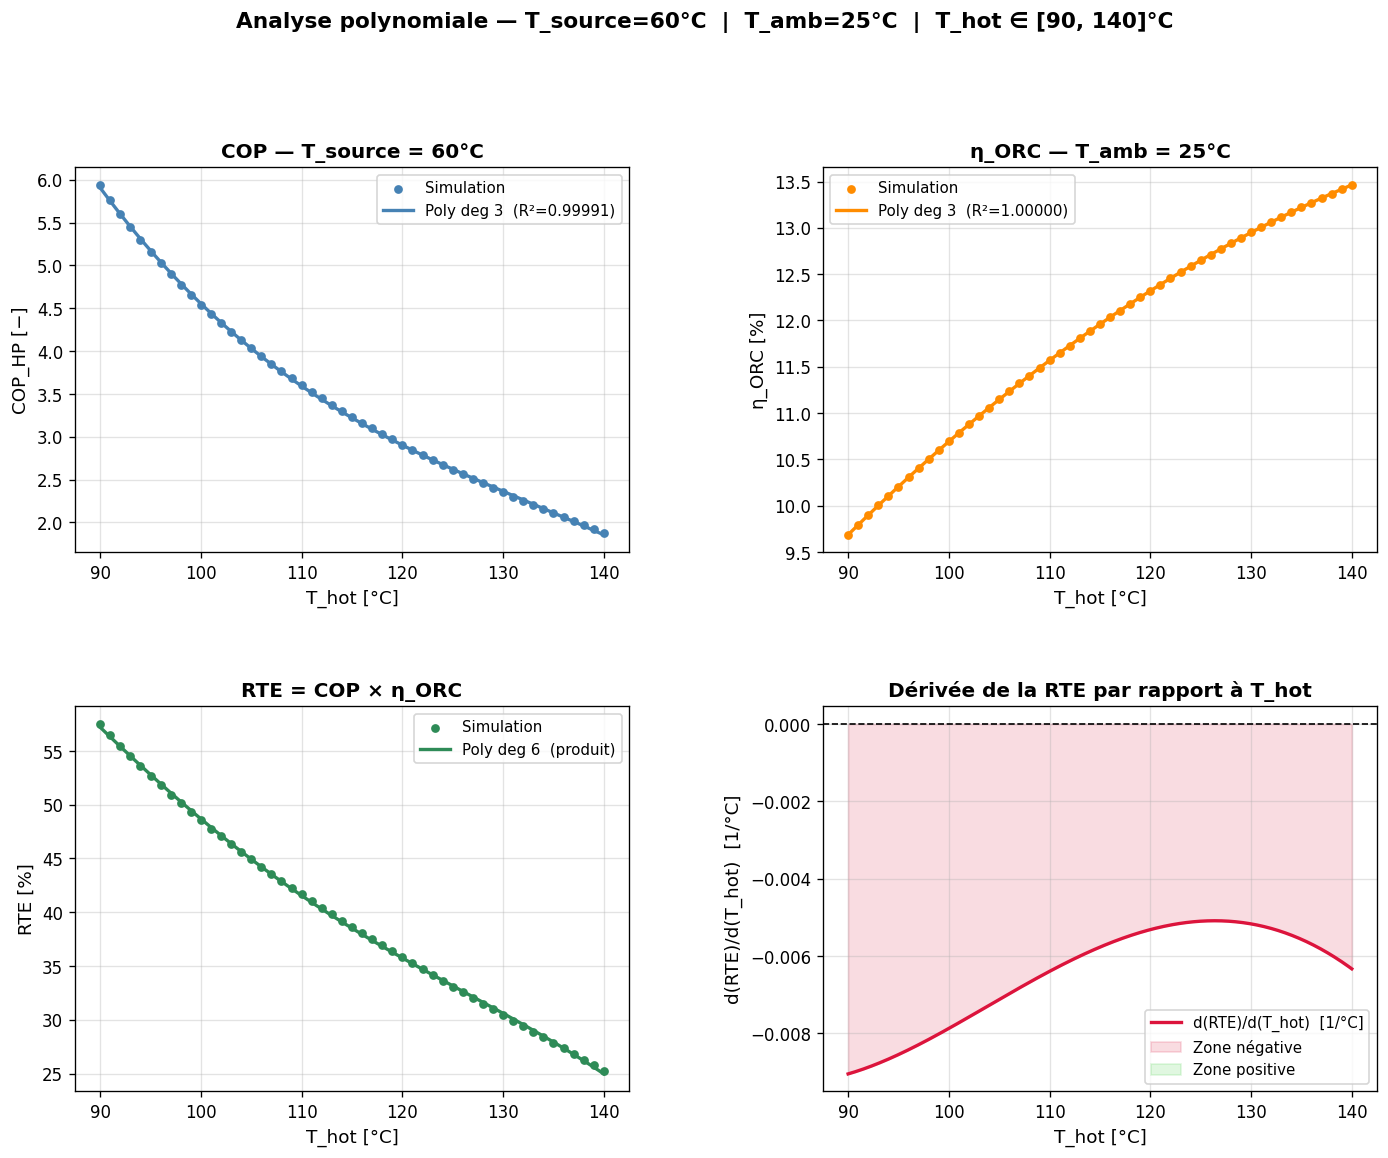

This chart was generated by the following Python code:
"""
Polynomial Regression Analysis - Carnot Battery
================================================
- COP_HP(T_hot)   : T_source = 60°C, T_hot in [90, 140] °C
- eta_ORC(T_hot)  : T_amb   = 25°C, T_hot in [90, 140] °C
- RTE(T_hot)      = COP_HP(T_hot) × eta_ORC(T_hot)
- d(RTE)/d(T_hot) via symbolic derivation of polynomial product
"""

import sys
import os
sys.path.insert(0, os.path.dirname(__file__))

import numpy as np
import matplotlib.pyplot as plt
import matplotlib.gridspec as gridspec
from carnot_battery import CarnotBattery, Config

# ==============================================================================
# 1. Generate data — fine T_hot grid
# ==============================================================================

config = Config()

T_hot_range = np.arange(90, 141, 1)   # 90 → 140 °C inclusive, step 1°C
T_source_fixed = 60.0                  # °C
T_amb_fixed    = 25.0                  # °C

# COP depends only on T_source and T_hot → pick any T_amb (won't affect result)
# eta_ORC depends only on T_hot and T_amb → pick any T_source (won't affect result)

COP_data     = []
eta_ORC_data = []

print("Computing COP and eta_ORC over T_hot = 90 … 140 °C …")
for T_hot in T_hot_range:
    # COP — T_source=60, T_amb arbitrary
    b_cop = CarnotBattery(T_source=T_source_fixed, T_amb=T_amb_fixed,
                          T_hot=float(T_hot), config=config)
    cop, _ = b_cop.calc_hp_cycle()

    # eta_ORC — T_amb=25, T_source arbitrary
    b_orc = CarnotBattery(T_source=T_source_fixed, T_amb=T_amb_fixed,
                          T_hot=float(T_hot), config=config)
    eta, _ = b_orc.calc_orc_cycle()

    COP_data.append(cop)
    eta_ORC_data.append(eta)

COP_data     = np.array(COP_data)
eta_ORC_data = np.array(eta_ORC_data)
RTE_data      = COP_data * eta_ORC_data

print(f"  COP range      : {COP_data.min():.3f} – {COP_data.max():.3f}")
print(f"  eta_ORC range  : {eta_ORC_data.min():.4f} – {eta_ORC_data.max():.4f}")
print(f"  RTE range      : {RTE_data.min()*100:.2f}% – {RTE_data.max()*100:.2f}%")

# ==============================================================================
# 2. Polynomial regression
# ==============================================================================

# Centre T_hot for numerical stability
T_center = (T_hot_range.min() + T_hot_range.max()) / 2   # 115 °C
T_norm   = T_hot_range - T_center

# Degree selection: try 2 and 3, keep 3 (better fit)
DEG_COP = 3
DEG_ORC = 3

coeffs_cop = np.polyfit(T_norm, COP_data,     DEG_COP)
coeffs_orc = np.polyfit(T_norm, eta_ORC_data, DEG_ORC)

poly_cop = np.poly1d(coeffs_cop)
poly_orc = np.poly1d(coeffs_orc)

# Goodness of fit (R²)
def r2(y_true, y_pred):
    ss_res = np.sum((y_true - y_pred)**2)
    ss_tot = np.sum((y_true - y_true.mean())**2)
    return 1 - ss_res / ss_tot

R2_cop = r2(COP_data,     poly_cop(T_norm))
R2_orc = r2(eta_ORC_data, poly_orc(T_norm))
print(f"\nPolynomial fit degree {DEG_COP}:")
print(f"  R² COP    = {R2_cop:.6f}")
print(f"  R² ORC    = {R2_orc:.6f}")

# ==============================================================================
# 3. Derivative of RTE = COP × eta_ORC
# ==============================================================================
# RTE(x)  = p_cop(x) × p_orc(x)   with x = T_hot - T_center
# d(RTE)/dx = p_cop'(x)×p_orc(x) + p_cop(x)×p_orc'(x)
# d(RTE)/d(T_hot) = d(RTE)/dx  (since dx/dT_hot = 1)

poly_rte        = poly_cop * poly_orc           # polynomial product
dpoly_cop       = poly_cop.deriv()              # p_cop'(x)
dpoly_orc       = poly_orc.deriv()              # p_orc'(x)
dpoly_rte       = dpoly_cop * poly_orc + poly_cop * dpoly_orc   # product rule

# Evaluate on fine grid
T_fine_norm  = np.linspace(T_norm.min(), T_norm.max(), 500)
T_fine       = T_fine_norm + T_center

COP_fit      = poly_cop(T_fine_norm)
eta_ORC_fit  = poly_orc(T_fine_norm)
RTE_fit      = COP_fit * eta_ORC_fit
dRTE_dThot   = dpoly_rte(T_fine_norm)

# Print symbolic expression in T_hot (substituted back)
print("\n" + "="*60)
print("Polynomial expressions  (x = T_hot − {:.0f}°C)".format(T_center))
print("="*60)
print(f"\nCOP_HP(x)  = {poly_cop}")
print(f"\neta_ORC(x) = {poly_orc}")
print(f"\nRTE(x)     = COP × eta_ORC =")
print(f"  {poly_rte}")
print(f"\nd(RTE)/d(T_hot) = d(RTE)/dx =")
print(f"  {dpoly_rte}")

# Sign check
print("\n" + "="*60)
print("Sign of d(RTE)/d(T_hot) over [90, 140] °C :")
print("="*60)
all_negative = np.all(dRTE_dThot < 0)
all_positive = np.all(dRTE_dThot > 0)
print(f"  Min : {dRTE_dThot.min():.4f}")
print(f"  Max : {dRTE_dThot.max():.4f}")
if all_negative:
    print("  → d(RTE)/d(T_hot) < 0 sur tout l'intervalle ✓")
elif all_positive:
    print("  → d(RTE)/d(T_hot) > 0 sur tout l'intervalle")
else:
    zero_crossings = T_fine[np.where(np.diff(np.sign(dRTE_dThot)))[0]]
    print(f"  → Changement de signe aux T_hot ≈ {zero_crossings} °C")

# ==============================================================================
# 4. Figure
# ==============================================================================

fig = plt.figure(figsize=(14, 10), dpi=120)
gs  = gridspec.GridSpec(2, 2, hspace=0.40, wspace=0.35)

# ── Panel 1 : COP ──────────────────────────────────────────────────────────
ax1 = fig.add_subplot(gs[0, 0])
ax1.scatter(T_hot_range, COP_data, s=18, color='steelblue',
            zorder=5, label='Simulation')
ax1.plot(T_fine, COP_fit, color='steelblue', lw=2,
         label=f'Poly deg {DEG_COP}  (R²={R2_cop:.5f})')
ax1.set_xlabel('T_hot [°C]', fontsize=11)
ax1.set_ylabel('COP_HP [−]', fontsize=11)
ax1.set_title(f'COP — T_source = {T_source_fixed:.0f}°C', fontsize=12, fontweight='bold')
ax1.legend(fontsize=9)
ax1.grid(True, alpha=0.35)

# ── Panel 2 : eta_ORC ──────────────────────────────────────────────────────
ax2 = fig.add_subplot(gs[0, 1])
ax2.scatter(T_hot_range, eta_ORC_data * 100, s=18, color='darkorange',
            zorder=5, label='Simulation')
ax2.plot(T_fine, eta_ORC_fit * 100, color='darkorange', lw=2,
         label=f'Poly deg {DEG_ORC}  (R²={R2_orc:.5f})')
ax2.set_xlabel('T_hot [°C]', fontsize=11)
ax2.set_ylabel('η_ORC [%]', fontsize=11)
ax2.set_title(f'η_ORC — T_amb = {T_amb_fixed:.0f}°C', fontsize=12, fontweight='bold')
ax2.legend(fontsize=9)
ax2.grid(True, alpha=0.35)

# ── Panel 3 : RTE ──────────────────────────────────────────────────────────
ax3 = fig.add_subplot(gs[1, 0])
ax3.scatter(T_hot_range, RTE_data * 100, s=18, color='seagreen',
            zorder=5, label='Simulation')
ax3.plot(T_fine, RTE_fit * 100, color='seagreen', lw=2,
         label=f'Poly deg {DEG_COP+DEG_ORC}  (produit)')
ax3.set_xlabel('T_hot [°C]', fontsize=11)
ax3.set_ylabel('RTE [%]', fontsize=11)
ax3.set_title('RTE = COP × η_ORC', fontsize=12, fontweight='bold')
ax3.legend(fontsize=9)
ax3.grid(True, alpha=0.35)

# ── Panel 4 : d(RTE)/d(T_hot) ─────────────────────────────────────────────
ax4 = fig.add_subplot(gs[1, 1])
ax4.plot(T_fine, dRTE_dThot, color='crimson', lw=2,
         label='d(RTE)/d(T_hot)  [1/°C]')
ax4.axhline(0, color='k', lw=1, ls='--')
ax4.fill_between(T_fine, dRTE_dThot, 0,
                 where=(dRTE_dThot < 0), alpha=0.15, color='crimson',
                 label='Zone négative')
ax4.fill_between(T_fine, dRTE_dThot, 0,
                 where=(dRTE_dThot >= 0), alpha=0.15, color='limegreen',
                 label='Zone positive')
ax4.set_xlabel('T_hot [°C]', fontsize=11)
ax4.set_ylabel('d(RTE)/d(T_hot)  [1/°C]', fontsize=11)
ax4.set_title('Dérivée de la RTE par rapport à T_hot', fontsize=12, fontweight='bold')
ax4.legend(fontsize=9)
ax4.grid(True, alpha=0.35)

plt.suptitle(
    f'Analyse polynomiale — T_source={T_source_fixed:.0f}°C  |  T_amb={T_amb_fixed:.0f}°C  |  T_hot ∈ [90, 140]°C',
    fontsize=13, fontweight='bold', y=1.01
)

plt.savefig('polynomial_analysis.png', dpi=120, bbox_inches='tight')
print("\n✓ Figure saved: polynomial_analysis.png")
plt.show()
